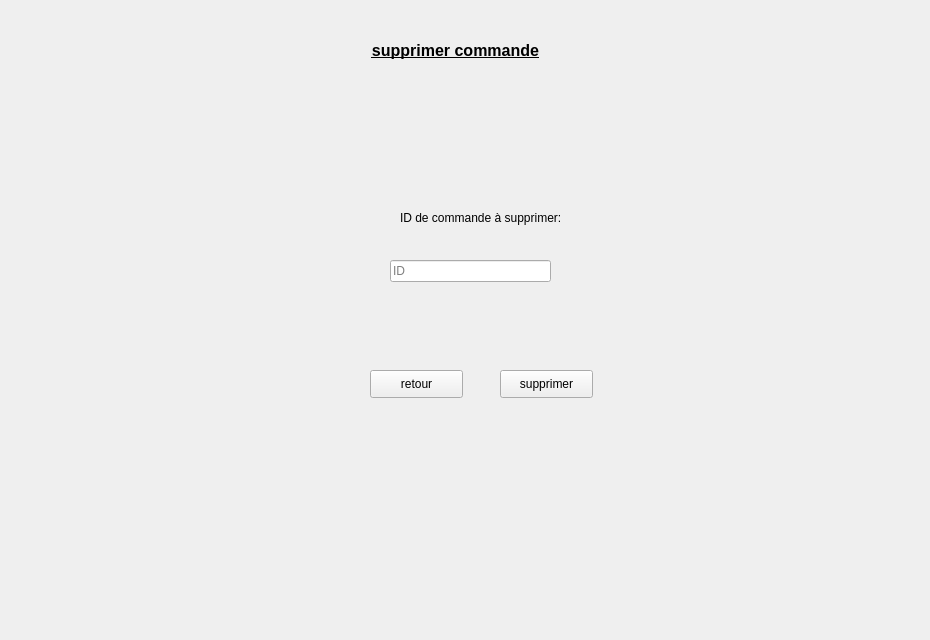
      <widget class="QWidget" name="tab_6">
       <attribute name="title">
        <string>Supprimer</string>
       </attribute>
       <widget class="QLabel" name="label_23">
        <property name="geometry">
         <rect>
          <x>-10</x>
          <y>-10</y>
          <width>921</width>
          <height>631</height>
         </rect>
        </property>
        <property name="text">
         <string/>
        </property>
        <property name="pixmap">
         <pixmap>../../Desktop/images qt/fond.jpg</pixmap>
        </property>
        <property name="scaledContents">
         <bool>true</bool>
        </property>
       </widget>
       <widget class="QLabel" name="label_24">
        <property name="geometry">
         <rect>
          <x>0</x>
          <y>30</y>
          <width>911</width>
          <height>41</height>
         </rect>
        </property>
        <property name="text">
         <string>&lt;html&gt;&lt;head/&gt;&lt;body&gt;&lt;p align=&quot;center&quot;&gt;&lt;span style=&quot; font-size:12pt; font-weight:600; text-decoration: underline;&quot;&gt;supprimer commande&lt;/span&gt;&lt;/p&gt;&lt;/body&gt;&lt;/html&gt;</string>
        </property>
       </widget>
       <widget class="QPushButton" name="retour_8">
        <property name="geometry">
         <rect>
          <x>370</x>
          <y>370</y>
          <width>93</width>
          <height>28</height>
         </rect>
        </property>
        <property name="text">
         <string>retour</string>
        </property>
       </widget>
       <widget class="QLabel" name="label_48">
        <property name="geometry">
         <rect>
          <x>400</x>
          <y>210</y>
          <width>161</width>
          <height>16</height>
         </rect>
        </property>
        <property name="text">
         <string>ID de commande à supprimer:</string>
        </property>
       </widget>
       <widget class="QLineEdit" name="lineEdit_18">
        <property name="geometry">
         <rect>
          <x>390</x>
          <y>260</y>
          <width>161</width>
          <height>22</height>
         </rect>
        </property>
        <property name="placeholderText">
         <string>ID</string>
        </property>
       </widget>
       <widget class="QPushButton" name="pushButton_22">
        <property name="geometry">
         <rect>
          <x>500</x>
          <y>370</y>
          <width>93</width>
          <height>28</height>
         </rect>
        </property>
        <property name="text">
         <string>supprimer</string>
        </property>
       </widget>
      </widget>
